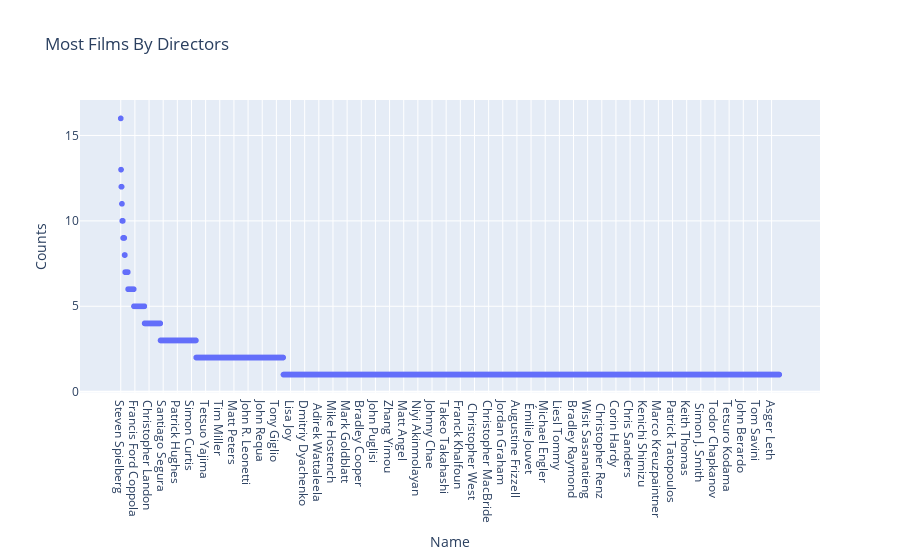

Notebook cell for this chart:
### Code cell
total_dir= total_count("Director")
px.scatter(x='Name',y='Counts',data_frame=total_dir,title='Most Films By Directors')

### Figure 1 — Plotly figure (JSON) as saved in the notebook; plotly's stock layout.template omitted (floating-point values rounded to 4 significant figures; data arrays with more than 128 entries replaced by an {"elided": "..."} marker saying what was removed)
{"data": [{"hovertemplate": "Name=%{x}<br>Counts=%{y}<extra></extra>", "legendgroup": "", "marker": {"color": "#636efa", "symbol": "circle"}, "mode": "markers", "name": "", "showlegend": false, "type": "scattergl", "x": {"elided": "2235 str values"}, "xaxis": "x", "y": {"elided": "2235 int values"}, "yaxis": "y"}], "layout": {"legend": {"tracegroupgap": 0}, "title": {"text": "Most Films By Directors"}, "xaxis": {"anchor": "y", "domain": [0, 1], "title": {"text": "Name"}}, "yaxis": {"anchor": "x", "domain": [0, 1], "title": {"text": "Counts"}}}}
